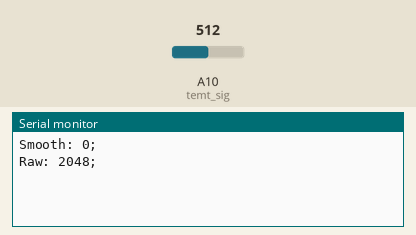
This sketch was run on a simulated Arduino Leonardo, built with avr-gcc and run on an emulated ATmega32U4. Parts: the last lines printed to the serial monitor. Inputs (shaded band) come from the test bench; at power-on: A10 (temt_sig) = 512.

Above: at 1.2 s.
1.3 s: A10 (temt_sig) set to 716
At 1.92 s:
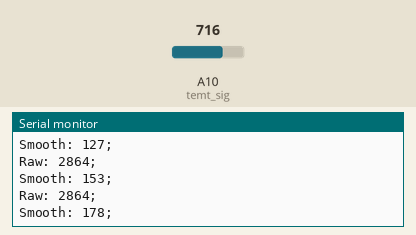
2.8 s: A10 (temt_sig) set to 900
At 8.2 s:
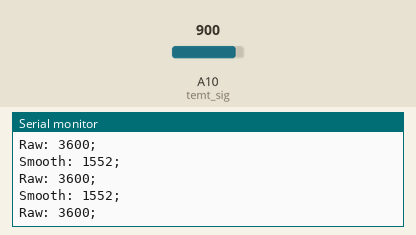
Timing chart, 0 to 9.7 s (numbered marks = the images above; inputs shaded):
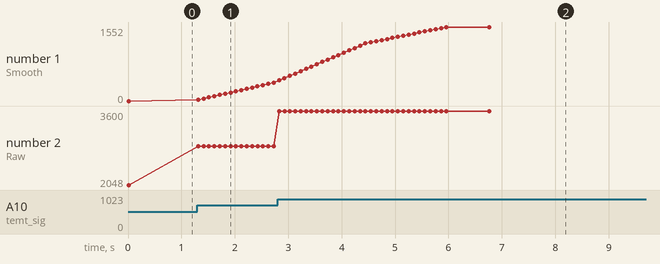

Measured:
- after the input at 1.3 s, the serial monitor: prints a new line at once (image 1)
- after the input at 2.8 s, the serial monitor: prints a new line at once (image 2)
- plotted number 1: 0 → 382 after the input at 1.3 s, 382 → 1552 after the input at 2.8 s
- plotted number 2: 2048 → 2864 after the input at 1.3 s, 2864 → 3600 after the input at 2.8 s

The sketch:

temt_reader.ino
```cpp
int temt_vcc = 14;
int temt_gnd = 16;
int temt_sig = A10;

// basic low-pass filter
#define FILDEPTH 32
// Propagate value in roughly 3s
#define CYCLE_MS 100
// low-light values are too bad, expand range to make average less affected by rounding errors
#define ZOOM_FAC 4
// interval count after which to report forcibly, even when smooth value not changed
#define KEEP_ALIVE_PUSH 32

unsigned fildata[FILDEPTH];
unsigned fil_sum = 0;
unsigned fil_idx = 0;
unsigned old_result = 0;
unsigned cycle_count = 0;

unsigned get_cur() {
  return ((unsigned) ZOOM_FAC) * ((unsigned) analogRead(temt_sig));
}

void make_board_dark(unsigned beDark) {
  return;
  // FIXME: not working for unknown reason, check https://arduino.stackexchange.com/questions/3434/leonardo-disable-tx-and-rx-led again

  if (beDark) {
    //pinMode(led, INPUT);
    //digitalWrite(led, LOW);
    //pinMode(led_pwr, INPUT);
    //digitalWrite(led_pwr, LOW);
    TXLED0;
    RXLED0;
  }
  else {
    //digitalWrite(led, HIGH);
    TXLED1;
    RXLED1;
  }
}

unsigned get_serial() {
  unsigned silence = 0, ret = Serial.available();
  for (unsigned n = ret; n > 0; --n)
  {
    int c = Serial.read();
    if (c < 0)
      break;
//    if (c == 's')
//      make_board_dark(1);
  }
  return ret;
}

// the setup routine runs once when you press reset:
void setup() {
  // setup power for the TEMT sensor
  pinMode(temt_vcc, OUTPUT);
  pinMode(temt_gnd, OUTPUT);
  digitalWrite(temt_vcc, HIGH);
  digitalWrite(temt_gnd, LOW);
  // setup communication, make sure to be ready
  Serial.begin(9600);
  while (!Serial) {
    ;
  }
  // setup initial LPF values
  old_result = get_cur();
  for(int i = 0; i < FILDEPTH; ++i)
    fildata[i]=old_result;
  fil_sum = old_result * FILDEPTH;

  // make_board_dark(1);
}

// the loop routine runs over and over again forever:
void loop() {
  unsigned result, cur_val, force_print;

  cur_val = get_cur();

  fil_idx = (++fil_idx) % FILDEPTH;
  fil_sum -= fildata[fil_idx];
  fildata[fil_idx] = cur_val;
  fil_sum += cur_val;
  result = fil_sum / FILDEPTH;

  // check and discard any input, just care about the ping!
  force_print = get_serial();

  // no useless dupes unless requested
  if(old_result != result || 0 != force_print || cycle_count > KEEP_ALIVE_PUSH) {
    old_result = result;

    static char fmt[40], fmt2[40];
    //sprintf(fmt, "SmoothSnapshotRingsumInbuf: %u - %u - %u [%d]", result, cur_val, fil_sum, force_print);
    sprintf(fmt, "Smooth: %u;", result);
    Serial.println(fmt);
    sprintf(fmt2, "Raw: %u;", cur_val);
    Serial.println(fmt2);
    Serial.flush();
  }
  delay(CYCLE_MS);
  cycle_count = cycle_count > KEEP_ALIVE_PUSH ? 0 : cycle_count + 1;
}
```
